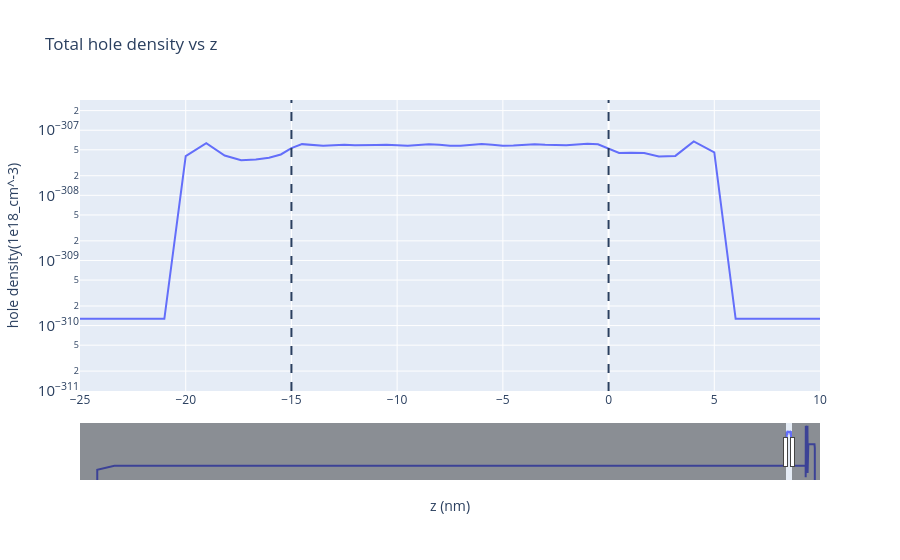

Notebook cell for this chart:
### Code cell
p = BIAS0 / "density_hole.dat"
assert p.exists(), p

df_h = pd.read_csv(p, delim_whitespace=True)

z = df_h.iloc[:, 0]
p_h = df_h.iloc[:, 1]

fig = go.Figure()

# mark the Ge region in the heterostructure
fig.add_vline(x=-15, line_dash="dash")
fig.add_vline(x=0, line_dash="dash")

fig.add_trace(go.Scatter(x=z, y=p_h, mode="lines", name="hole density"))

fig.update_layout(
    title="Total hole density vs z",
    xaxis_title="z (nm)",
    yaxis_title="hole density(1e18_cm^-3)",
)

# log scale
fig.update_yaxes(type="log")

# zoom to the quantum well region
fig.update_xaxes(range=[-25, 10])

# interactive slider to quickly scan through the regions
fig.update_xaxes(rangeslider_visible=True)

fig.show()

### Figure 1 — Plotly figure (JSON) as saved in the notebook; plotly's stock layout.template omitted (floating-point values rounded to 4 significant figures; data arrays with more than 128 entries replaced by an {"elided": "..."} marker saying what was removed)
{"data": [{"mode": "lines", "name": "hole density", "type": "scatter", "x": {"elided": "595 float values"}, "y": {"elided": "595 float values"}}], "layout": {"shapes": [{"line": {"dash": "dash"}, "type": "line", "x0": -15, "x1": -15, "xref": "x", "y0": 0, "y1": 1, "yref": "y domain"}, {"line": {"dash": "dash"}, "type": "line", "x0": 0, "x1": 0, "xref": "x", "y0": 0, "y1": 1, "yref": "y domain"}], "title": {"text": "Total hole density vs z"}, "xaxis": {"range": [-25, 10], "rangeslider": {"visible": true}, "title": {"text": "z (nm)"}}, "yaxis": {"title": {"text": "hole density(1e18_cm^-3)"}, "type": "log"}}}
